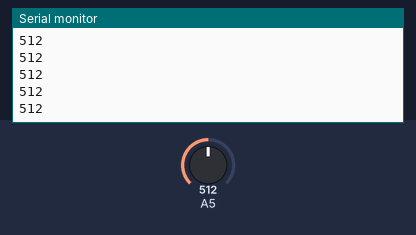
Simulated run of this sketch. Board: Arduino Uno, built with avr-gcc and run on an emulated ATmega328P. Shown: the last lines printed to the serial monitor. Inputs (shaded band) come from the test bench; at power-on: A5 = 512.

Above: at 1.2 s.
1.3 s: A5 set to 716
At 1.31 s:
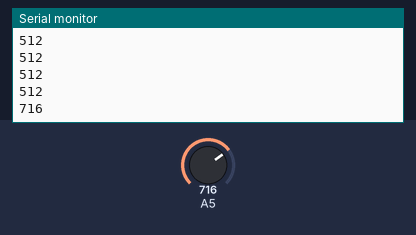
2.8 s: A5 set to 900
At 2.81 s:
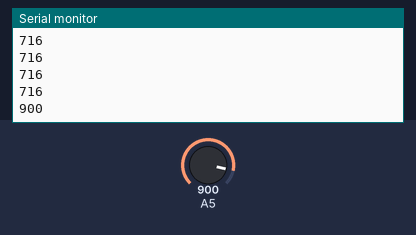
Timing chart, 0 to 5.8 s (numbered marks = the images above; inputs shaded):
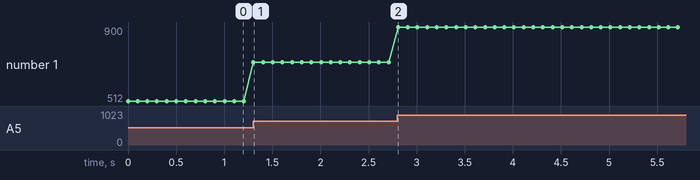

The sketch:

Micro_test.ino
```cpp
int micro_val;

void setup() {

  Serial.begin(9600);
  pinMode(A0, INPUT);

}

void loop() {

  micro_val = analogRead(A5);
  Serial.println(micro_val);
  delay(100);


}
```

Measured:
- after the input at 1.3 s, the serial monitor: prints a new line at once (image 1)
- after the input at 2.8 s, the serial monitor: prints a new line at once (image 2)
- plotted number 1: 512 → 716 after the input at 1.3 s, 716 → 900 after the input at 2.8 s
